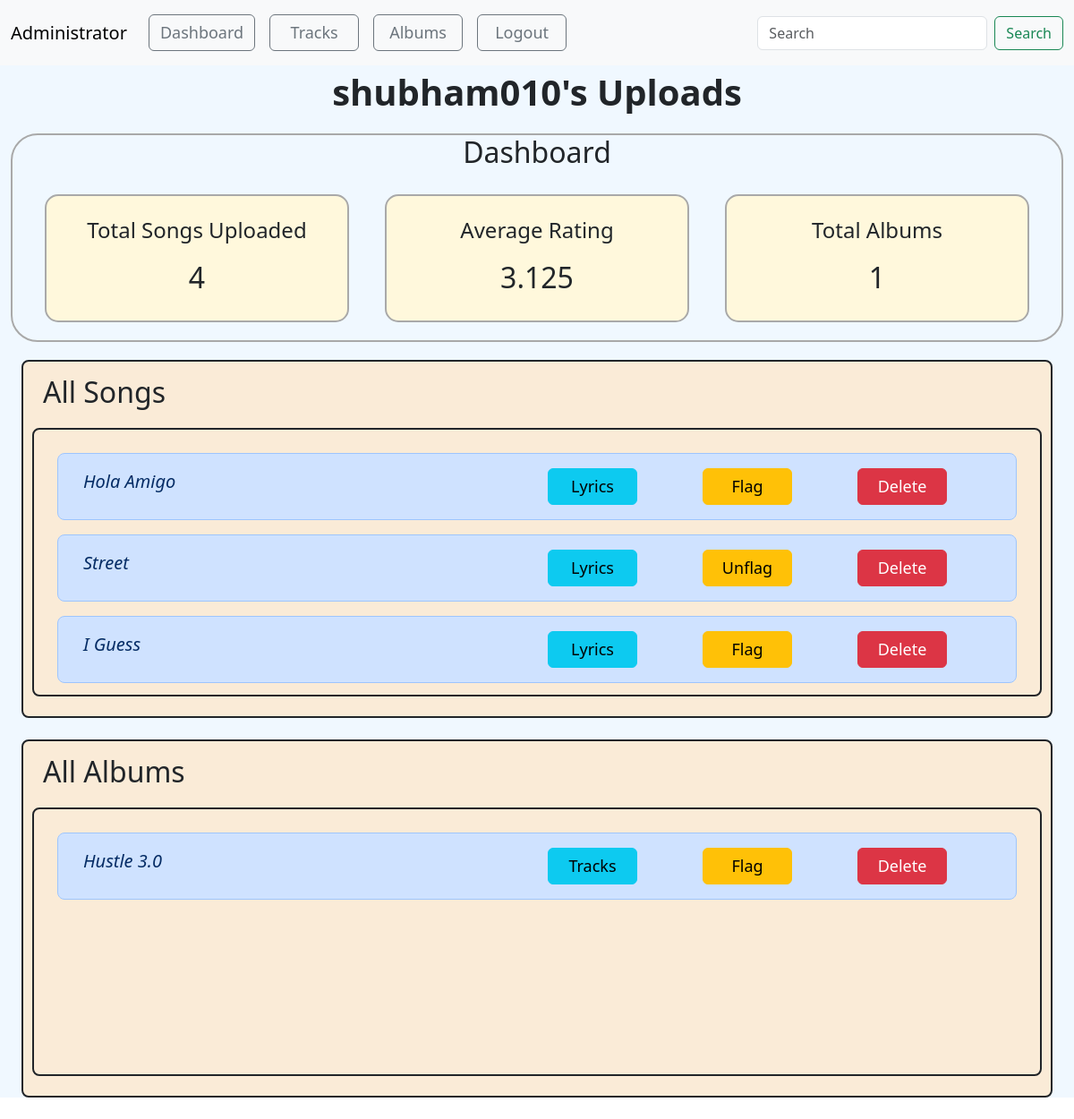
The page /creator_uploads/1/1 on the database as committed earlier.
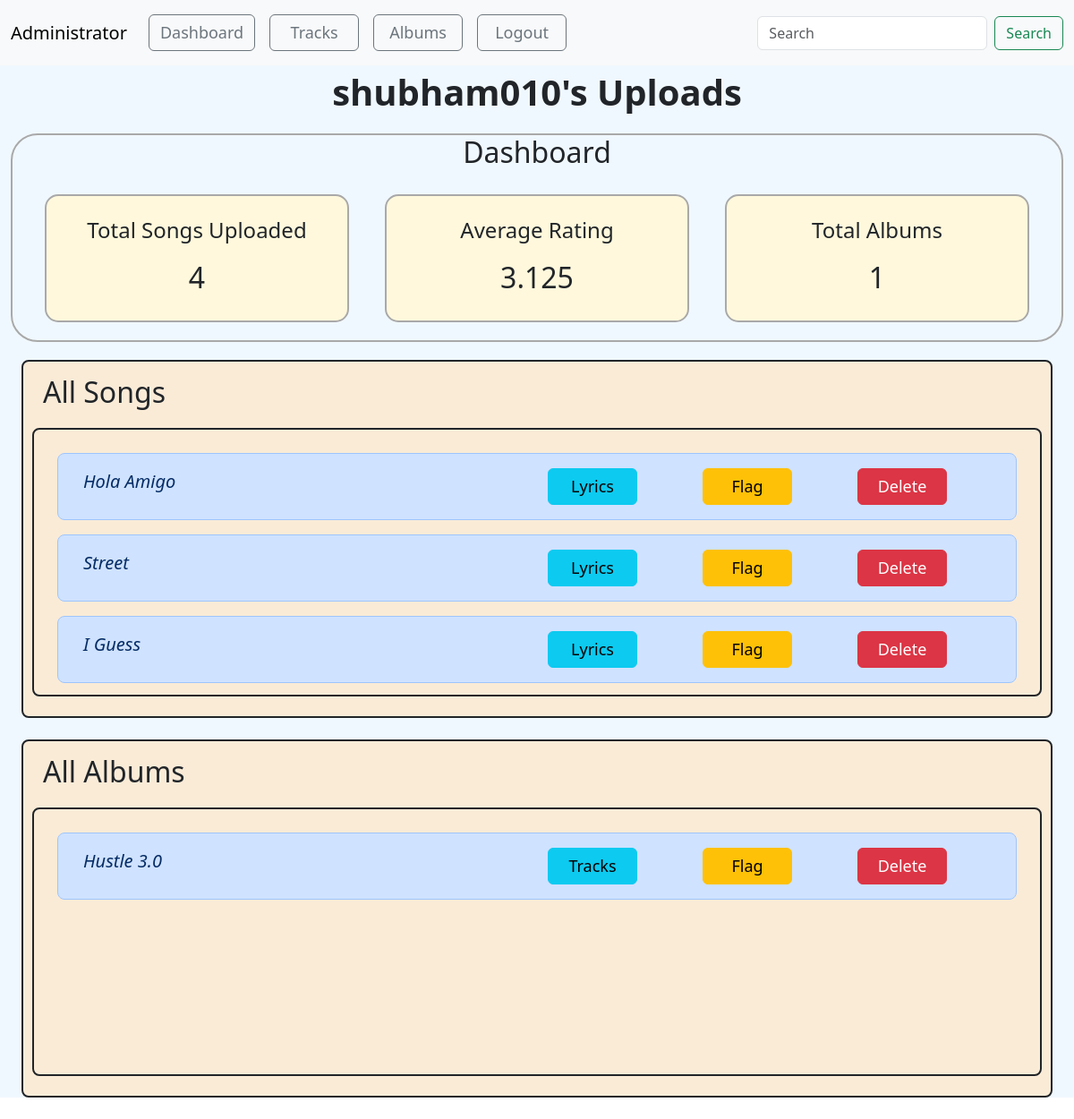
The same page on the database as committed later.
### model1.py (models this page shows, shortened)
class Song(db.Model):
    song_id = db.Column(db.Integer, primary_key=True)
    song_name = db.Column(db.String(100), nullable=False)
    song_artist = db.Column(db.String(100))
    song_language = db.Column(db.String(30))
    song_genre = db.Column(db.String(50))
    song_lyrics = db.Column(db.Text())   # variable string size
    song_duration = db.Column(db.Integer)  # in seconds
    release_date = db.Column(db.String(20))
    creator_id = db.Column(db.Integer, db.ForeignKey("user.user_id"), nullable=False)
    album_id = db.Column(db.Integer, db.ForeignKey("album.album_id") ,default=None)
    song_path = db.Column(db.String(255),default=None)
    song_thumbnail = db.Column(db.String(255),default=None)
    song_play_count = db.Column(db.Integer, default=0)
    song_flag = db.Column(db.Boolean,default=False)
    song_avg_rating = db.Column(db.Float(), default=0) # included later during devlopement
    creator = db.relationship("User", backref="songs")

### app.py (the view)
@app.route("/creator_uploads/<int:a_id>/<int:c_id>")
def creator_uploads(a_id,c_id):
    user = User.query.get(c_id)
    admin = Admin.query.get(a_id)
    songs = Song.query.filter(Song.creator_id==c_id).all()
    albums = Album.query.filter(Album.creator_id==c_id).all()
    avg_rating=0
    sum_ratings=0
    if songs:
        for song in songs :
            sum_ratings += song.song_avg_rating
        avg_rating=(sum_ratings/len(songs))
    return render_template("admin_creator_uploads.html",songs =songs,albums=albums , admin=admin,creator=user ,avg_rating=avg_rating)

### app.py (called while the page is built)
@app.context_processor
def search_processor():
    return {'searched': request.form.get("searched")}

### templates/admin_creator_uploads.html (shortened to what the changed rows need)
<!doctype html>
<html lang="en">
<head>
    <link href="https://cdn.jsdelivr.net/npm/bootstrap@5.3.2/dist/css/bootstrap.min.css" rel="stylesheet"
>
</head>
<body>
<div class="container-fluid songs albums min-vh-100">
    <div class="dashboard">
        <h2>Dashboard</h2>
        <div class="container text-center">
            <div class="row">
                <div class="col" id="dashboard-1">
                    <h2>{{songs|length}}</h2>
                </div>
                <div class="col" id="dashboard-1">
                    <h2>{{avg_rating}}</h2>
                </div>
                <div class="col" id="dashboard-1">
                    <h2>{{albums|length}}</h2>
                </div>
            </div>
        </div>
    </div>
    <div class="container-fluid ">
        {% if songs|length == 0 %}
            <p>No Songs Availaible</p>
        {% else %}
            <div class="container-fluid border border border-2 rounded-3 border-dark mb-4 overflow-auto" id="songs" >
                <div class="song container border border-2 rounded-3 border-dark m-auto overflow-auto">
                    {% for song in songs %}
                        <div class="row m-3 p-3 text-primary-emphasis bg-primary-subtle border border-primary-subtle rounded-3">
                            <div class="col-6 text-capitalize fs-5 fst-italic">{{song.song_name}}</div>
                            <div class="col"><a class="btn btn-info" href="/admin_song_lyrics/{{admin.admin_id}}/{{song.song_id}}" role="button" style="width: 100px; font-size:large;" >Lyrics</a></div>
                            {% if song.song_flag == false %}
                            <div class="col"><a class="btn btn-warning" href="/flag_song/{{admin.admin_id}}/{{song.song_id}}" role="button" style="width: 100px; font-size:large;">Flag</a></div>
                            {% else %}
                            <div class="col"><a class="btn btn-warning" href="/flag_song/{{admin.admin_id}}/{{song.song_id}}" role="button" style="width: 100px; font-size:large;">Unflag</a></div>
                            {% endif %}
                            <div class="col"><a class="btn btn-danger" href="/admin_delete_song/{{admin.admin_id}}/{{song.song_id}}" role="button" style="width: 100px; font-size:large;">Delete</a></div>
                        </div>
                    {% endfor %}
                </div>
            </div>
        {% endif %}
    </div>
</div>
</body>
</html>

Rows that differ between the two databases and show on the page:
changed Song "Street": song_flag "Unflag" → "Flag"
